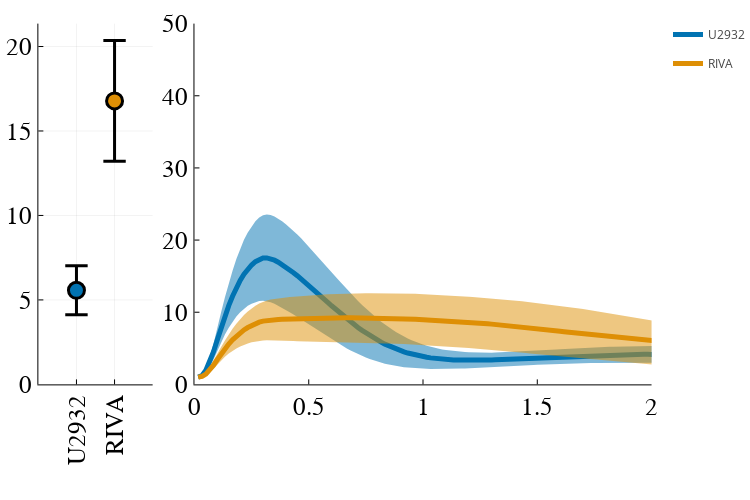
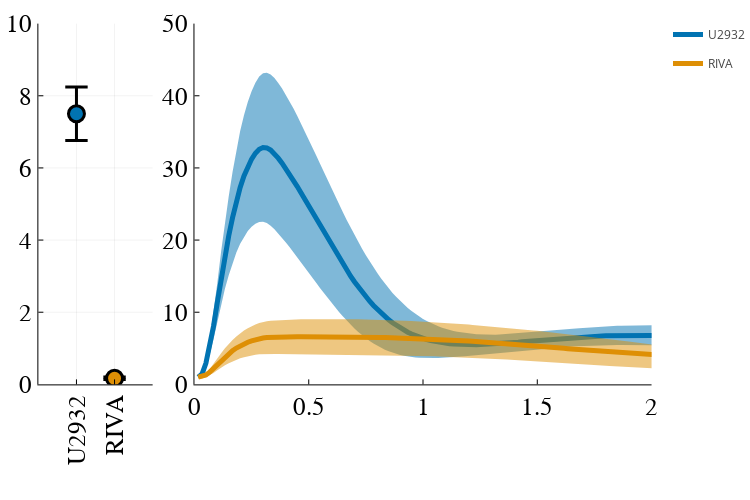

These figures' notebook cell, in order:
### Markdown cell above
# Figure 2 B and C

### Code cell
colorArray=palette(:seaborn_colorblind)[[1,2]]
folder="outputs/cellLineScans"
linesToHighlight=["U2932","RIVA"]
conditions=linesToHighlight
conditions=conditions[1:end]

speciesToPlot=["cRelnp50n","RelAnp50n"]
plotAllSpeciesNormalised(speciesToPlot,conditions,colorArray,first_cell,last_cell,folder,2,50)

### Figure 1 — Plotly figure (JSON) as saved in the notebook; plotly's stock layout.template omitted (floating-point values rounded to 4 significant figures; data arrays with more than 128 entries replaced by an {"elided": "..."} marker saying what was removed)
{"data": [{"colorbar": {"title": ""}, "legendgroup": "", "line": {"color": "rgba(0, 0, 0, 1.000)", "dash": "solid", "shape": "linear", "width": 3}, "marker": {"color": "rgba(0, 0, 0, 1.000)", "line": {"color": "rgba(0, 0, 0, 1.000)", "width": 3}, "size": 16, "symbol": "line-ew"}, "mode": "lines+markers", "name": "", "showlegend": false, "type": "scatter", "x": [1, 1], "xaxis": "x1", "y": [4.118, 7.019], "yaxis": "y1", "zmax": null, "zmin": null}, {"colorbar": {"title": ""}, "legendgroup": "", "marker": {"color": "rgba(1, 115, 178, 1.000)", "line": {"color": "rgba(0, 0, 0, 1.000)", "width": 3}, "size": 16, "symbol": "circle"}, "mode": "markers", "name": "", "showlegend": false, "type": "scatter", "x": [1], "xaxis": "x1", "y": [5.569], "yaxis": "y1", "zmax": null, "zmin": null}, {"colorbar": {"title": ""}, "legendgroup": "", "line": {"color": "rgba(0, 0, 0, 1.000)", "dash": "solid", "shape": "linear", "width": 3}, "marker": {"color": "rgba(0, 0, 0, 1.000)", "line": {"color": "rgba(0, 0, 0, 1.000)", "width": 3}, "size": 16, "symbol": "line-ew"}, "mode": "lines+markers", "name": "", "showlegend": false, "type": "scatter", "x": [2, 2], "xaxis": "x1", "y": [13.21, 20.36], "yaxis": "y1", "zmax": null, "zmin": null}, {"colorbar": {"title": ""}, "legendgroup": "", "marker": {"color": "rgba(222, 143, 5, 1.000)", "line": {"color": "rgba(0, 0, 0, 1.000)", "width": 3}, "size": 16, "symbol": "circle"}, "mode": "markers", "name": "", "showlegend": false, "type": "scatter", "x": [2], "xaxis": "x1", "y": [16.78], "yaxis": "y1", "zmax": null, "zmin": null}, {"colorbar": {"title": ""}, "fill": "tozeroy", "fillcolor": "rgba(1, 115, 178, 0.500)", "legendgroup": "U2932", "line": {"color": "rgba(1, 115, 178, 1.000)", "dash": "solid", "shape": "linear", "width": 0}, "mode": "lines", "name": "U2932", "showlegend": false, "type": "scatter", "x": {"elided": "962 int values"}, "xaxis": "x2", "y": {"elided": "962 float values"}, "yaxis": "y2", "zmax": null, "zmin": null}, {"colorbar": {"title": ""}, "fillrange": {"elided": "2x481 float values"}, "legendgroup": "U2932", "line": {"color": "rgba(1, 115, 178, 1.000)", "dash": "solid", "shape": "linear", "width": 5}, "mode": "lines", "name": "U2932", "showlegend": true, "type": "scatter", "x": {"elided": "481 int values"}, "xaxis": "x2", "y": {"elided": "481 float values"}, "yaxis": "y2", "zmax": null, "zmin": null}, {"colorbar": {"title": ""}, "fill": "tozeroy", "fillcolor": "rgba(222, 143, 5, 0.500)", "legendgroup": "RIVA", "line": {"color": "rgba(222, 143, 5, 1.000)", "dash": "solid", "shape": "linear", "width": 0}, "mode": "lines", "name": "RIVA", "showlegend": false, "type": "scatter", "x": {"elided": "962 int values"}, "xaxis": "x2", "y": {"elided": "962 float values"}, "yaxis": "y2", "zmax": null, "zmin": null}, {"colorbar": {"title": ""}, "fillrange": {"elided": "2x481 float values"}, "legendgroup": "RIVA", "line": {"color": "rgba(222, 143, 5, 1.000)", "dash": "solid", "shape": "linear", "width": 5}, "mode": "lines", "name": "RIVA", "showlegend": true, "type": "scatter", "x": {"elided": "481 int values"}, "xaxis": "x2", "y": {"elided": "481 float values"}, "yaxis": "y2", "zmax": null, "zmin": null}], "layout": {"annotations": [], "height": 500, "legend_position": {"bgcolor": "rgba(255, 255, 255, 1.000)", "bordercolor": "rgba(0, 0, 0, 1.000)", "borderwidth": 1, "font": {"color": "rgba(0, 0, 0, 1.000)", "family": "sans-serif", "size": 11}, "title": {"font": {"color": "rgba(0, 0, 0, 1.000)", "family": "sans-serif", "size": 15}, "text": ""}, "tracegroupgap": 0, "traceorder": "normal", "x": 1, "xanchor": "auto", "y": 1, "yanchor": "auto"}, "margin": {"b": 20, "l": 0, "r": 0, "t": 20}, "paper_bgcolor": "rgba(255, 255, 255, 1.000)", "plot_bgcolor": "rgba(255, 255, 255, 1.000)", "showlegend": true, "width": 750, "xaxis1": {"anchor": "y1", "domain": [0.05858, 0.233], "gridcolor": "rgba(0, 0, 0, 0.100)", "gridwidth": 0.5, "linecolor": "rgba(0, 0, 0, 1.000)", "mirror": false, "range": [0, 3], "showgrid": true, "showline": true, "showticklabels": true, "tickangle": -90, "tickcolor": "rgb(0, 0, 0)", "tickfont": {"color": "rgba(0, 0, 0, 1.000)", "family": "sans-serif", "size": 25}, "tickmode": "array", "ticks": "inside", "ticktext": ["U2932", "RIVA"], "tickvals": [1, 2], "title": "", "titlefont": {"color": "rgba(0, 0, 0, 1.000)", "family": "sans-serif", "size": 15}, "type": "-", "visible": true, "zeroline": false, "zerolinecolor": "rgba(0, 0, 0, 1.000)"}, "xaxis2": {"anchor": "y2", "domain": [0.2969, 0.9948], "gridcolor": "rgba(0, 0, 0, 0.100)", "gridwidth": 0.5, "linecolor": "rgba(0, 0, 0, 1.000)", "mirror": false, "range": [0, 120], "showgrid": false, "showline": true, "showticklabels": true, "tickangle": 0, "tickcolor": "rgb(0, 0, 0)", "tickfont": {"color": "rgba(0, 0, 0, 1.000)", "family": "sans-serif", "size": 25}, "tickmode": "array", "ticks": "inside", "ticktext": [0, 0.5, 1, 1.5, 2, 2.5, 3, 3.5, 4, 4.5, 5, 5.5, 6, 6.5, 7, 7.5, 8], "tickvals": [0, 30, 60, 90, 120, 150, 180, 210, 240, 270, 300, 330, 360, 390, 420, 450, 480], "title": "", "titlefont": {"color": "rgba(0, 0, 0, 1.000)", "family": "sans-serif", "size": 15}, "type": "-", "visible": true, "zeroline": false, "zerolinecolor": "rgba(0, 0, 0, 1.000)"}, "yaxis1": {"anchor": "x1", "domain": [0.2079, 0.9921], "gridcolor": "rgba(0, 0, 0, 0.100)", "gridwidth": 0.5, "linecolor": "rgba(0, 0, 0, 1.000)", "mirror": false, "range": [0, 21.36], "showgrid": true, "showline": true, "showticklabels": true, "tickangle": 0, "tickcolor": "rgb(0, 0, 0)", "tickfont": {"color": "rgba(0, 0, 0, 1.000)", "family": "sans-serif", "size": 25}, "tickmode": "array", "ticks": "inside", "ticktext": ["0", "5", "10", "15", "20"], "tickvals": [0, 5, 10, 15, 20], "title": "", "titlefont": {"color": "rgba(0, 0, 0, 1.000)", "family": "sans-serif", "size": 15}, "type": "-", "visible": true, "zeroline": false, "zerolinecolor": "rgba(0, 0, 0, 1.000)"}, "yaxis2": {"anchor": "x2", "domain": [0.2079, 0.9921], "gridcolor": "rgba(0, 0, 0, 0.100)", "gridwidth": 0.5, "linecolor": "rgba(0, 0, 0, 1.000)", "mirror": false, "range": [0, 50], "showgrid": false, "showline": true, "showticklabels": true, "tickangle": 0, "tickcolor": "rgb(0, 0, 0)", "tickfont": {"color": "rgba(0, 0, 0, 1.000)", "family": "sans-serif", "size": 25}, "tickmode": "array", "ticks": "inside", "ticktext": ["0", "10", "20", "30", "40", "50"], "tickvals": [0, 10, 20, 30, 40, 50], "title": "", "titlefont": {"color": "rgba(0, 0, 0, 1.000)", "family": "sans-serif", "size": 15}, "type": "-", "visible": true, "zeroline": false, "zerolinecolor": "rgba(0, 0, 0, 1.000)"}}}

### Figure 2 — Plotly figure (JSON) as saved in the notebook; plotly's stock layout.template omitted (floating-point values rounded to 4 significant figures; data arrays with more than 128 entries replaced by an {"elided": "..."} marker saying what was removed)
{"data": [{"colorbar": {"title": ""}, "legendgroup": "", "line": {"color": "rgba(0, 0, 0, 1.000)", "dash": "solid", "shape": "linear", "width": 3}, "marker": {"color": "rgba(0, 0, 0, 1.000)", "line": {"color": "rgba(0, 0, 0, 1.000)", "width": 3}, "size": 16, "symbol": "line-ew"}, "mode": "lines+markers", "name": "", "showlegend": false, "type": "scatter", "x": [1, 1], "xaxis": "x1", "y": [6.758, 8.244], "yaxis": "y1", "zmax": null, "zmin": null}, {"colorbar": {"title": ""}, "legendgroup": "", "marker": {"color": "rgba(1, 115, 178, 1.000)", "line": {"color": "rgba(0, 0, 0, 1.000)", "width": 3}, "size": 16, "symbol": "circle"}, "mode": "markers", "name": "", "showlegend": false, "type": "scatter", "x": [1], "xaxis": "x1", "y": [7.501], "yaxis": "y1", "zmax": null, "zmin": null}, {"colorbar": {"title": ""}, "legendgroup": "", "line": {"color": "rgba(0, 0, 0, 1.000)", "dash": "solid", "shape": "linear", "width": 3}, "marker": {"color": "rgba(0, 0, 0, 1.000)", "line": {"color": "rgba(0, 0, 0, 1.000)", "width": 3}, "size": 16, "symbol": "line-ew"}, "mode": "lines+markers", "name": "", "showlegend": false, "type": "scatter", "x": [2, 2], "xaxis": "x1", "y": [0.1317, 0.2046], "yaxis": "y1", "zmax": null, "zmin": null}, {"colorbar": {"title": ""}, "legendgroup": "", "marker": {"color": "rgba(222, 143, 5, 1.000)", "line": {"color": "rgba(0, 0, 0, 1.000)", "width": 3}, "size": 16, "symbol": "circle"}, "mode": "markers", "name": "", "showlegend": false, "type": "scatter", "x": [2], "xaxis": "x1", "y": [0.1682], "yaxis": "y1", "zmax": null, "zmin": null}, {"colorbar": {"title": ""}, "fill": "tozeroy", "fillcolor": "rgba(1, 115, 178, 0.500)", "legendgroup": "U2932", "line": {"color": "rgba(1, 115, 178, 1.000)", "dash": "solid", "shape": "linear", "width": 0}, "mode": "lines", "name": "U2932", "showlegend": false, "type": "scatter", "x": {"elided": "962 int values"}, "xaxis": "x2", "y": {"elided": "962 float values"}, "yaxis": "y2", "zmax": null, "zmin": null}, {"colorbar": {"title": ""}, "fillrange": {"elided": "2x481 float values"}, "legendgroup": "U2932", "line": {"color": "rgba(1, 115, 178, 1.000)", "dash": "solid", "shape": "linear", "width": 5}, "mode": "lines", "name": "U2932", "showlegend": true, "type": "scatter", "x": {"elided": "481 int values"}, "xaxis": "x2", "y": {"elided": "481 float values"}, "yaxis": "y2", "zmax": null, "zmin": null}, {"colorbar": {"title": ""}, "fill": "tozeroy", "fillcolor": "rgba(222, 143, 5, 0.500)", "legendgroup": "RIVA", "line": {"color": "rgba(222, 143, 5, 1.000)", "dash": "solid", "shape": "linear", "width": 0}, "mode": "lines", "name": "RIVA", "showlegend": false, "type": "scatter", "x": {"elided": "962 int values"}, "xaxis": "x2", "y": {"elided": "962 float values"}, "yaxis": "y2", "zmax": null, "zmin": null}, {"colorbar": {"title": ""}, "fillrange": {"elided": "2x481 float values"}, "legendgroup": "RIVA", "line": {"color": "rgba(222, 143, 5, 1.000)", "dash": "solid", "shape": "linear", "width": 5}, "mode": "lines", "name": "RIVA", "showlegend": true, "type": "scatter", "x": {"elided": "481 int values"}, "xaxis": "x2", "y": {"elided": "481 float values"}, "yaxis": "y2", "zmax": null, "zmin": null}], "layout": {"annotations": [], "height": 500, "legend_position": {"bgcolor": "rgba(255, 255, 255, 1.000)", "bordercolor": "rgba(0, 0, 0, 1.000)", "borderwidth": 1, "font": {"color": "rgba(0, 0, 0, 1.000)", "family": "sans-serif", "size": 11}, "title": {"font": {"color": "rgba(0, 0, 0, 1.000)", "family": "sans-serif", "size": 15}, "text": ""}, "tracegroupgap": 0, "traceorder": "normal", "x": 1, "xanchor": "auto", "y": 1, "yanchor": "auto"}, "margin": {"b": 20, "l": 0, "r": 0, "t": 20}, "paper_bgcolor": "rgba(255, 255, 255, 1.000)", "plot_bgcolor": "rgba(255, 255, 255, 1.000)", "showlegend": true, "width": 750, "xaxis1": {"anchor": "y1", "domain": [0.05858, 0.233], "gridcolor": "rgba(0, 0, 0, 0.100)", "gridwidth": 0.5, "linecolor": "rgba(0, 0, 0, 1.000)", "mirror": false, "range": [0, 3], "showgrid": true, "showline": true, "showticklabels": true, "tickangle": -90, "tickcolor": "rgb(0, 0, 0)", "tickfont": {"color": "rgba(0, 0, 0, 1.000)", "family": "sans-serif", "size": 25}, "tickmode": "array", "ticks": "inside", "ticktext": ["U2932", "RIVA"], "tickvals": [1, 2], "title": "", "titlefont": {"color": "rgba(0, 0, 0, 1.000)", "family": "sans-serif", "size": 15}, "type": "-", "visible": true, "zeroline": false, "zerolinecolor": "rgba(0, 0, 0, 1.000)"}, "xaxis2": {"anchor": "y2", "domain": [0.2969, 0.9948], "gridcolor": "rgba(0, 0, 0, 0.100)", "gridwidth": 0.5, "linecolor": "rgba(0, 0, 0, 1.000)", "mirror": false, "range": [0, 120], "showgrid": false, "showline": true, "showticklabels": true, "tickangle": 0, "tickcolor": "rgb(0, 0, 0)", "tickfont": {"color": "rgba(0, 0, 0, 1.000)", "family": "sans-serif", "size": 25}, "tickmode": "array", "ticks": "inside", "ticktext": [0, 0.5, 1, 1.5, 2, 2.5, 3, 3.5, 4, 4.5, 5, 5.5, 6, 6.5, 7, 7.5, 8], "tickvals": [0, 30, 60, 90, 120, 150, 180, 210, 240, 270, 300, 330, 360, 390, 420, 450, 480], "title": "", "titlefont": {"color": "rgba(0, 0, 0, 1.000)", "family": "sans-serif", "size": 15}, "type": "-", "visible": true, "zeroline": false, "zerolinecolor": "rgba(0, 0, 0, 1.000)"}, "yaxis1": {"anchor": "x1", "domain": [0.2079, 0.9921], "gridcolor": "rgba(0, 0, 0, 0.100)", "gridwidth": 0.5, "linecolor": "rgba(0, 0, 0, 1.000)", "mirror": false, "range": [0, 10], "showgrid": true, "showline": true, "showticklabels": true, "tickangle": 0, "tickcolor": "rgb(0, 0, 0)", "tickfont": {"color": "rgba(0, 0, 0, 1.000)", "family": "sans-serif", "size": 25}, "tickmode": "array", "ticks": "inside", "ticktext": ["0", "2", "4", "6", "8", "10"], "tickvals": [0, 2, 4, 6, 8, 10], "title": "", "titlefont": {"color": "rgba(0, 0, 0, 1.000)", "family": "sans-serif", "size": 15}, "type": "-", "visible": true, "zeroline": false, "zerolinecolor": "rgba(0, 0, 0, 1.000)"}, "yaxis2": {"anchor": "x2", "domain": [0.2079, 0.9921], "gridcolor": "rgba(0, 0, 0, 0.100)", "gridwidth": 0.5, "linecolor": "rgba(0, 0, 0, 1.000)", "mirror": false, "range": [0, 50], "showgrid": false, "showline": true, "showticklabels": true, "tickangle": 0, "tickcolor": "rgb(0, 0, 0)", "tickfont": {"color": "rgba(0, 0, 0, 1.000)", "family": "sans-serif", "size": 25}, "tickmode": "array", "ticks": "inside", "ticktext": ["0", "10", "20", "30", "40", "50"], "tickvals": [0, 10, 20, 30, 40, 50], "title": "", "titlefont": {"color": "rgba(0, 0, 0, 1.000)", "family": "sans-serif", "size": 15}, "type": "-", "visible": true, "zeroline": false, "zerolinecolor": "rgba(0, 0, 0, 1.000)"}}}
